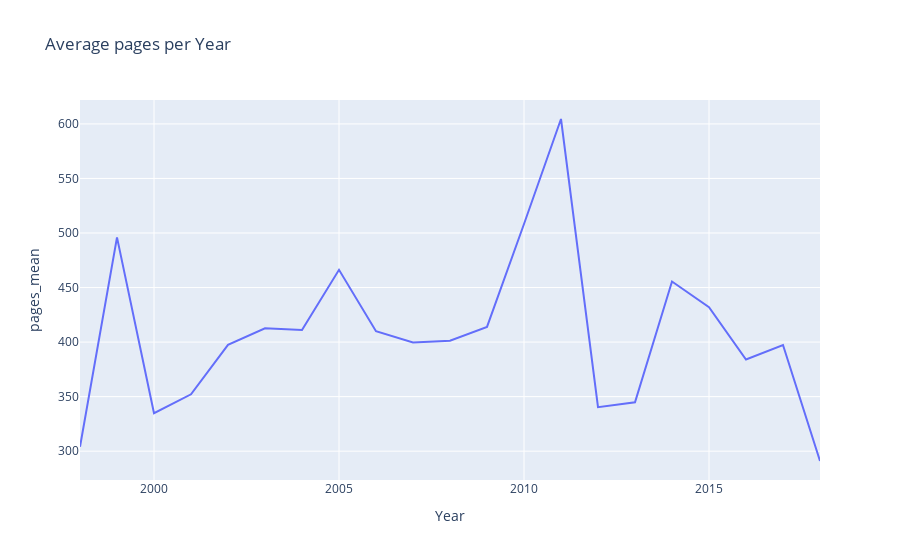

The notebook cell saved with this chart:
### Code cell
import pandas as pd
import numpy as np
import re
import chart_studio.plotly as py
import cufflinks as cf
import seaborn as sns
import plotly.express as px
import requests
import plotly.graph_objs as go
import plotly.offline as pyo
import plotly.io as pio
%matplotlib inline

# Make Plotly work in your Jupyter Notebook
from plotly.offline import download_plotlyjs, init_notebook_mode, plot, iplot
init_notebook_mode(connected=True)
# Use Plotly locally
cf.go_offline()

df_test = pd.read_csv('big_data_books.csv')


def min_max(series):
    """ Returns the Min-Max normalised values for the average ratings value"""
    new_dseries = series.apply(lambda x: 1 + (((x-1.9)/3.09) * 9))
    return new_dseries


def norm_series(series):
    """ Returns the Normalised values for the Average rating values"""
    pd_series_mean = series.values.mean()
    normed = series.apply(lambda x: 1+((x-pd_series_mean)/3.09) * 9)
    return normed


def best_book(name):
    df_test = pd.read_csv('data_set_0.csv')
    filter = (df_test['Author'] == name)
    books_author = df_test[filter]
    book = books_author['Average_rating'] == books_author['Average_rating'].max()
    book_title = books_author[book]
    return book_title['Title']


pattern = re.compile(r'(\[|\]|\'|\")+')
pattern2 = re.compile(r'(\\n|...more)+')
#print(len(df_test['Awards']))
awards_no = []

for i, j in df_test['Awards'].items():
    if j is np.nan:
        j = np.nan
    else:
        j = re.sub(pattern, '', j)
        if len(j) > 5:
            j = re.sub(pattern2, ',', j).split(',')
            j = len(j)
        else:
            j = np.nan
    awards_no.append(j)


df_test['Awards_no'] = awards_no
#print(df_test['Awards_no'])

genres_l = []
genres_freq = {}
for i, j in df_test['Genres'].items():
    j = re.sub(pattern, '', j).split(',')
    for word in j:
        word = word.strip()
        if word in genres_freq:
            genres_freq[word] += 1
        else:
            genres_freq[word] = 1
    #print(j)
    genres_l.append(j)

df_test['Genres'] = genres_l
#print(genres_freq)

places = []
places_freq = {}
for i, j in df_test['Setting'].items():
    if j is np.nan:
        j = np.nan
    elif len(j) > 5:
        j = re.sub(pattern2, '', j)
        j = re.sub(pattern, '', j).strip('').split(',')
        for word in j:
            if word in places_freq:
                places_freq[word] += 1
            else:
                places_freq[word] = 1
    else:
        j = np.nan
    places.append(j)


df_test['Setting'] = places

new_df = df_test['Pages'].groupby(df_test['Year'])
new_df2 = df_test['Average_rating'].groupby(df_test['Year'])
new_df3 = df_test['Rating'].groupby(df_test['Year'])

df_new = pd.DataFrame(new_df.mean().reset_index(name='pages_mean'))
df_new2 = pd.DataFrame(new_df2.mean().reset_index(name='average_mean'))
df_new3 = pd.DataFrame(new_df3.mean().reset_index(name='average_rating_count'))
print(df_new3)

fig = px.line(df_new, x='Year', y= 'pages_mean', labels={'x': 'Year', 'y': 'Mean_pages'}, title='Average pages per Year')

fig.show()

### Figure 1 — Plotly figure (JSON) as saved in the notebook; plotly's stock layout.template omitted (floating-point values rounded to 4 significant figures)
{"data": [{"hovertemplate": "Year=%{x}<br>pages_mean=%{y}<extra></extra>", "legendgroup": "", "line": {"color": "#636efa", "dash": "solid"}, "mode": "lines", "name": "", "orientation": "v", "showlegend": false, "type": "scatter", "x": [1998, 1999, 2000, 2001, 2002, 2003, 2004, 2005, 2006, 2007, 2008, 2009, 2010, 2011, 2012, 2013, 2014, 2015, 2016, 2017, 2018], "xaxis": "x", "y": [304, 496, 334.8, 352.1, 397.5, 412.6, 411.0, 466.2, 409.9, 399.7, 401.2, 413.9, 508.3, 604.5, 340.3, 344.8, 455.5, 432, 384, 397.3, 291], "yaxis": "y"}], "layout": {"legend": {"tracegroupgap": 0}, "title": {"text": "Average pages per Year"}, "xaxis": {"anchor": "y", "domain": [0, 1], "title": {"text": "Year"}}, "yaxis": {"anchor": "x", "domain": [0, 1], "title": {"text": "pages_mean"}}}}
